Frame 1 (no input): blank canvas, image omitted
Frame 60 (no input): blank canvas, image omitted
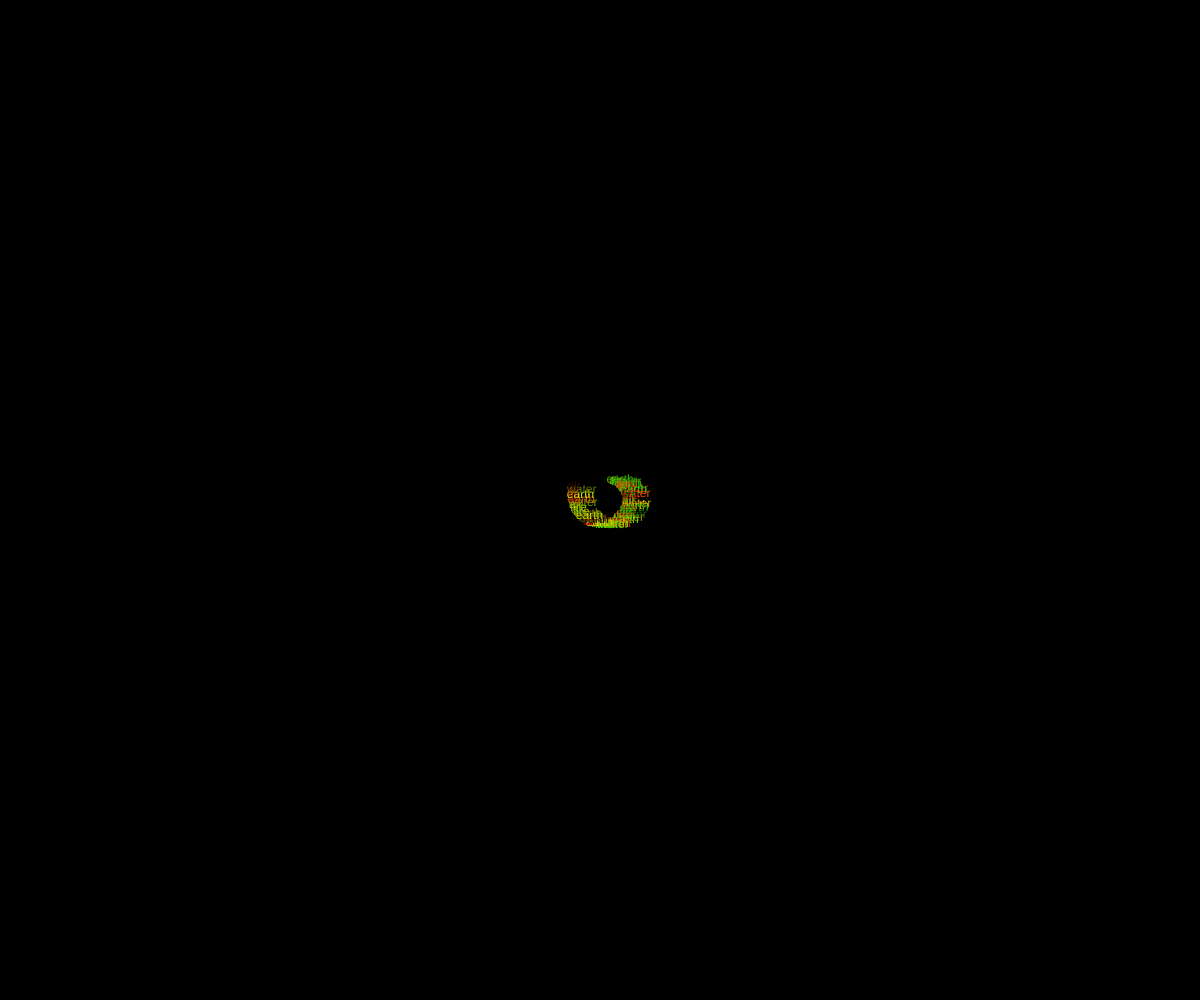
Frame 120 (the mouse pressed at the canvas centre since frame 60)

The p5.js sketch whose frames 1 and 60 were blank and that drew this single picture after the mouse press (run headless with seeded random() and noise() and a simulated clock; from frame 60 on, the mouse is pressed at the canvas centre):

// p5.js sketch
// ── sketch.js
// Declaring variables that will be used to create the spiral in the later function
var angle = 5.0;
var scalar = 5;
var speed = 0.08;
var x = 0;
var y = 0;


  
// Creates the canvas and sets the background color to black
function setup() {

  createCanvas(windowWidth, windowHeight);
  background(0);
  
  
}

// This functions draws the spiral(s)
function draw() {
//Sets the variables for the location of the spiral based off mouse location
  var offset_x = mouseX;
  var offset_y = mouseY;

//Creates spirals, made out of words and colors that are randomized, based on mouse location and mouse press
  if(mouseIsPressed) {
    let x = offset_x + cos(angle) * scalar * 3.5;
    let y = offset_y + sin(angle) * scalar * 3.5;
    let words = ['air', 'water', 'fire', 'earth'];
    let word = random(words);
    let r = random(255, 0, 0);
    let g = random(0, 255, 0);
    let b = random(0, 0, 255);
    text(word, x, y);
    fill(r, g, b);
    angle += speed;
    scalar += speed;
     
  }

}
